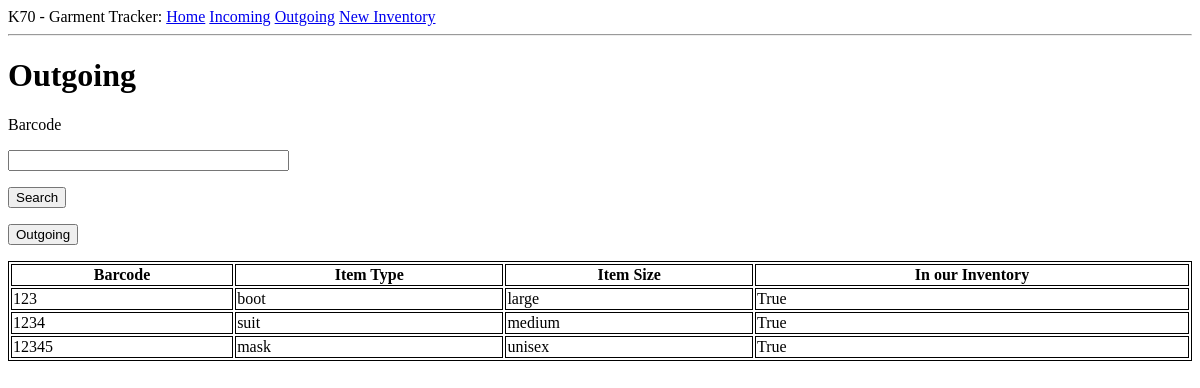
The app's page /Outgoing, older data.
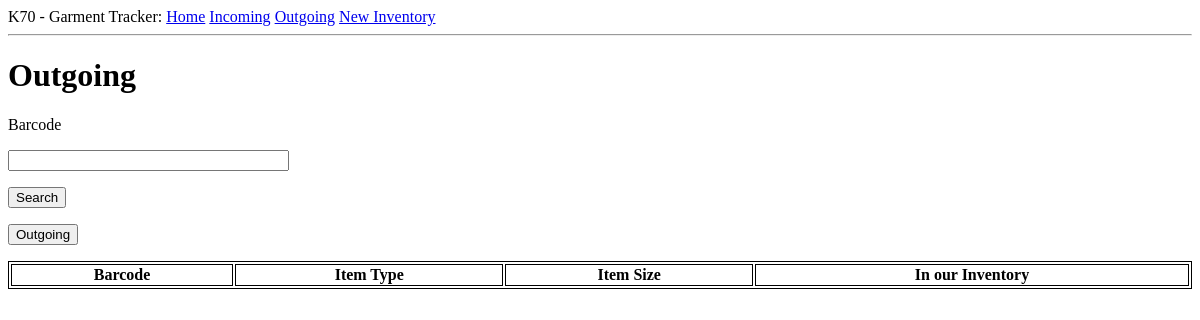
The same page, newer data.
### app/models.py (models this page shows, shortened)
class Search(db.Model):
    id = db.Column(db.Integer, primary_key=True)
    barcode = db.Column(db.String(20), index = True)
    item_type = db.Column(db.String(10), index = True)
    item_size = db.Column(db.String(10), index = True)
    item_note = db.Column(db.String(20), index = True)
    status = db.Column(db.Boolean(), index=True)

### app/routes.py (the view, shortened to what this page needs)
@app.route('/Outgoing', methods = ['GET', 'POST'])
def Outgoing():
    form = search_item()
    enter = Laundry.query.filter_by(barcode=form.barcode.data).first()
    items = Search.query.filter_by(status=True)
    return render_template('Outgoing.html', title='Outgoing', form=form, items=items)

### app/forms.py
class search_item(FlaskForm):
    barcode = StringField('Barcode', validators=None)
    Search = SubmitField(label='Search')
    Incoming = SubmitField(label='Incoming')
    Outgoing = SubmitField(label='Outgoing')

### app/templates/Outgoing.html (shortened to what this page needs)
{% extends "base.html" %}
{% block content %}
<h1>Outgoing</h1>
<form action="" method="POST">
    <dl>
        <p>{{ form.barcode.label }}</p>
        <div>{{ form.barcode(size=32) }}</div>
        <p>{{ form.Search }}</p>
        <p>{{ form.Outgoing }}</p>
    </dl>
</form>
<table style="width:100%">
    <tr valign="top">
        <th>Barcode</th>
        <th>Item Type</th>
        <th>Item Size</th>
        <th>In our Inventory</th>
    </tr>
    {% for item in items %}
    <tr>
        <td>{{ item.barcode }}</td><td>{{ item.item_type }}</td><td>{{ item.item_size }}</td><td>{{ item.status }}</td>
    </tr>
    {% endfor %}
</table>
{% endblock %}

### app/templates/base.html (shortened to what this page needs)
<html>
    <head>
    </head>
    <body>
        <div>
            K70 - Garment Tracker:
            <a href="{{ url_for('Home') }}">Home</a>
            <a href="{{ url_for('Incoming') }}">Incoming</a>
            <a href="{{ url_for('Outgoing') }}">Outgoing</a>
            <a href="{{ url_for('New_inventory') }}">New Inventory</a>
          </div>
        <hr>
        {% block content %}{% endblock %}
    </body>
</html>

### app/templates/Outgoing.html (style rules this page uses)
table, th, td { border: 1px solid black; }

Row changes from the older to the newer data that the page shows:
removed Search: barcode "123", item_type "boot", item_size "large", status "True"
removed Search: barcode "1234", item_type "suit", item_size "medium", status "True"
removed Search: barcode "12345", item_type "mask", item_size "unisex", status "True"
